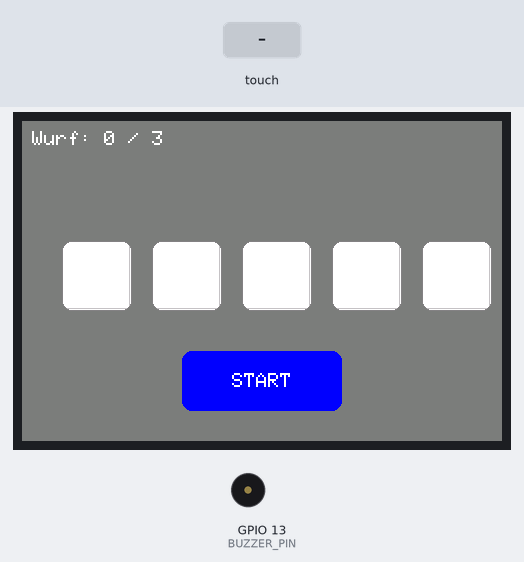
Recording of a sketch running on a simulated ESP32. Shown: 480×320 colour display, buzzer (waves = sounding). The inputs (shaded band) are chosen by the test bench. Random numbers use the default seed unless the sketch sets one.

Above: at 1.7 s.
1.8 s: screen touched at 38 % across, 90 % down
At 4.1 s:
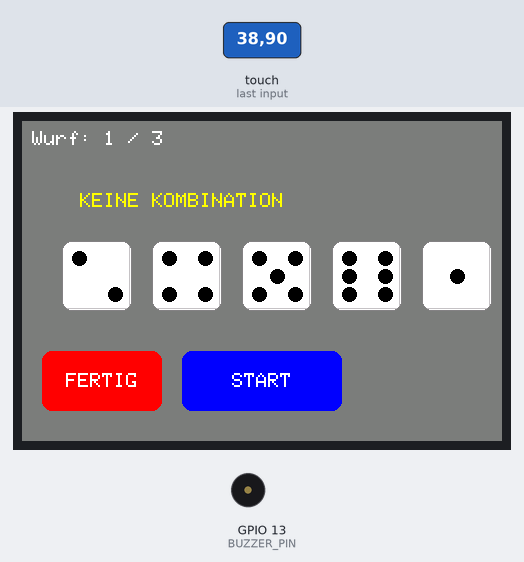
4.6 s: screen touched at 13 % across, 50 % down
At 5.4 s:
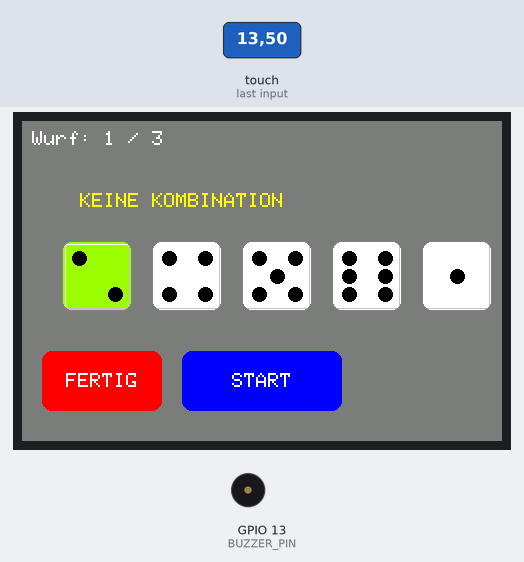
6.1 s: screen touched at 62 % across, 90 % down
At 8.3 s:
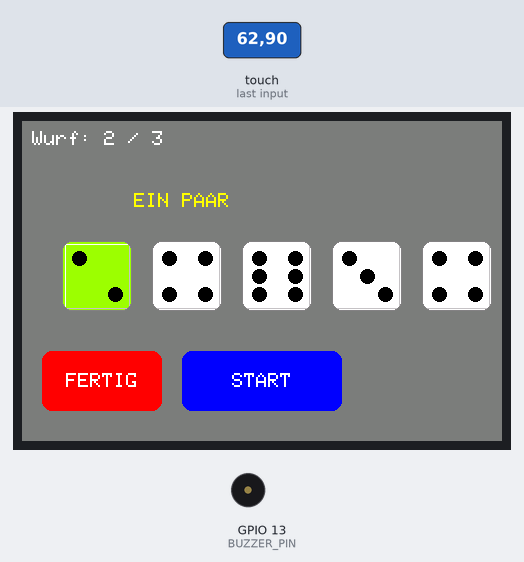
8.9 s: screen touched at 13 % across, 90 % down
At 10.3 s:
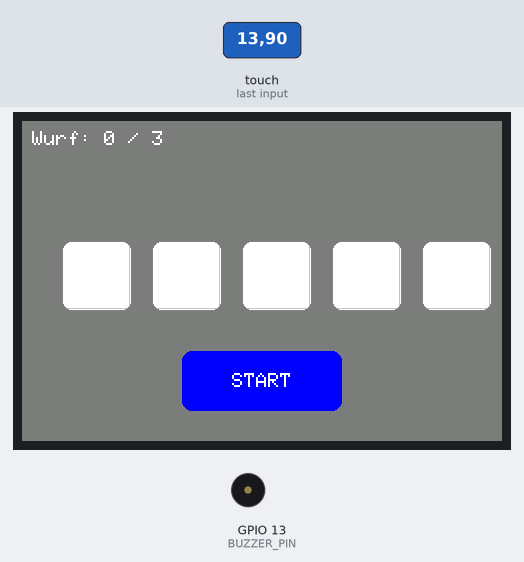
11.0 s: screen touched at 38 % across, 90 % down
At 13.1 s:
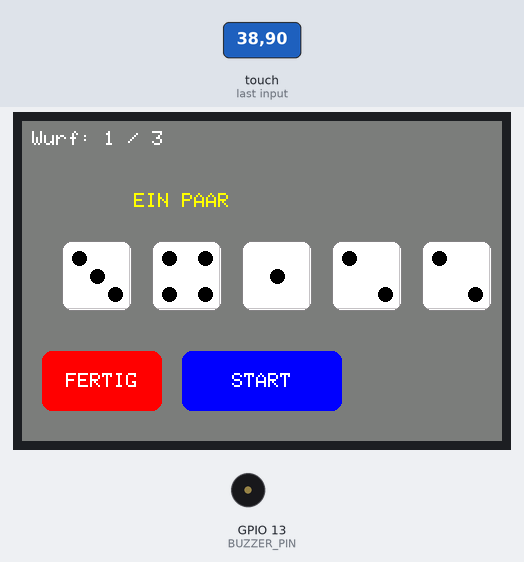
13.8 s: screen touched at 62 % across, 90 % down
At 15.5 s:
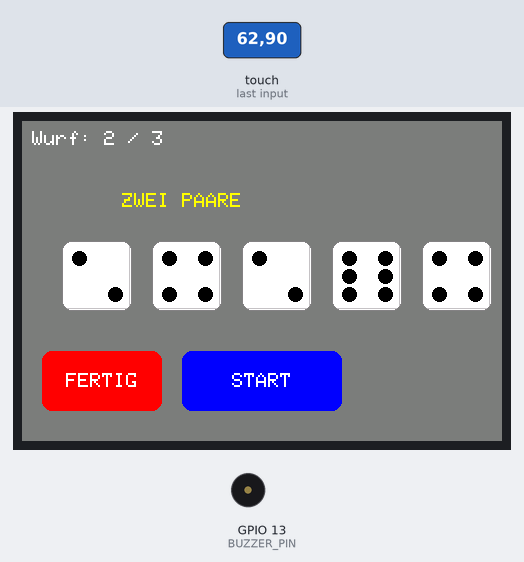
Timing chart, 0 to 17.0 s (numbered marks = the images above; inputs shaded):
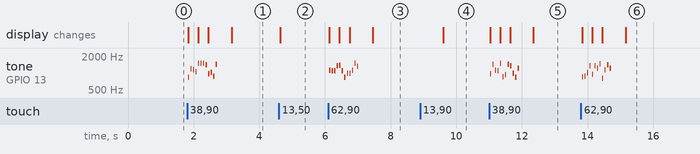

The sketch:

ESP32-Kniffel.ino
```cpp
/*   Kniffel V 3.0

user_setup:
#define ILI9488_DRIVER

#define TFT_WIDTH  480
#define TFT_HEIGHT 320

#define TFT_MISO 19
#define TFT_MOSI 23
#define TFT_SCLK 18
#define TFT_CS   15
#define TFT_DC   2
#define TFT_RST  4

#define TOUCH_CS 21

#define SPI_FREQUENCY       40000000
#define SPI_TOUCH_FREQUENCY 2500000

#define LOAD_GLCD
#define LOAD_FONT2
#define LOAD_FONT4
#define LOAD_FONT6
#define LOAD_FONT7
#define LOAD_FONT8
#define LOAD_GFXFF
#define SMOOTH_FONT

!!! Wichtig :  Espressif esp32 lib 2.10.14 !!!

*/
#include <TFT_eSPI.h>
#include <SPI.h>

// Touch-Kalibrierung
uint16_t calData[5] = { 375, 3394, 487, 3192, 1 };

// Spielvariablen
#define NUM_DICE 5
int dice[NUM_DICE];
bool keep[NUM_DICE];
int rollCount = 0;

// Würfel 3D Farben
#define DICE_LIGHT  0xFFFF   // weiß
#define DICE_DARK   0xC618   // dunkelgrau
#define DICE_EDGE   0x8410   // mittelgrau

// TFT & Touch
TFT_eSPI tft = TFT_eSPI();

// Würfel Position
int diceX[5] = {40, 130, 220, 310, 400};
int diceY = 120;
#define DICE_SIZE 70

// Buttons
#define BTN_X 160
#define BTN_Y 230
#define BTN_W 160
#define BTN_H 60

#define EXIT_X 20
#define EXIT_Y 230
#define EXIT_W 120
#define EXIT_H 60

// Buzzer
#define BUZZER_PIN 13
#define BUZZER_CHANNEL 0
#define BUZZER_RES 8

// Textzeile für Ergebnis
#define RESULT_Y 80

// --- Funktionen --- //

// Würfel 3D zeichnen
void drawDice3D(int x, int y, int size, uint16_t bodyColor) {
  tft.fillRoundRect(x, y, size, size, 10, bodyColor);
  tft.drawFastHLine(x + 4, y + 3, size - 8, DICE_LIGHT);
  tft.drawFastVLine(x + 3, y + 4, size - 8, DICE_LIGHT);
  tft.drawFastHLine(x + 4, y + size - 3, size - 8, DICE_DARK);
  tft.drawFastVLine(x + size - 3, y + 4, size - 8, DICE_DARK);
  tft.drawRoundRect(x, y, size, size, 10, DICE_EDGE);
}

// Würfelaugen zeichnen
void drawPips(int x, int y, int size, int value) {
  int r = size / 10;
  int o = size / 4;
  int c = size / 2;

  auto pip = [&](int px, int py) {
    tft.fillCircle(x + px, y + py, r, TFT_BLACK);
  };

  switch (value) {
    case 1: pip(c, c); break;
    case 2: pip(o, o); pip(size - o, size - o); break;
    case 3: pip(o, o); pip(c, c); pip(size - o, size - o); break;
    case 4: pip(o, o); pip(size - o, o); pip(o, size - o); pip(size - o, size - o); break;
    case 5: pip(o, o); pip(size - o, o); pip(c, c); pip(o, size - o); pip(size - o, size - o); break;
    case 6: pip(o, o); pip(o, c); pip(o, size - o); pip(size - o, o); pip(size - o, c); pip(size - o, size - o); break;
  }
}

// Alle Würfel zeichnen
void drawDice() {
  for (int i = 0; i < NUM_DICE; i++) {
    uint16_t bodyColor = keep[i] ? 0x9FE0 : TFT_WHITE;
    drawDice3D(diceX[i], diceY, DICE_SIZE, bodyColor);
    if (dice[i] > 0) drawPips(diceX[i], diceY, DICE_SIZE, dice[i]);
  }
}

// Würfelanimation mit Sound
void animateRoll() {
  const int frames = 12;
  const int delayMs = 35;

  for (int f = 0; f < frames; f++) {
    for (int i = 0; i < NUM_DICE; i++) if (!keep[i]) dice[i] = random(1,7);
    drawDice();

    // Würfelklackern
    int freq = random(800, 1500);
    ledcWriteTone(BUZZER_CHANNEL, freq);
    delay(delayMs);
    ledcWriteTone(BUZZER_CHANNEL, 0);
    delay(10);
  }
  ledcWriteTone(BUZZER_CHANNEL, 0);
}

// Würfeln
void rollDice() {
  animateRoll();
  for (int i = 0; i < NUM_DICE; i++) if (!keep[i]) dice[i] = random(1,7);
  rollCount++;
  redraw();
}

// Buttons zeichnen
void drawButton() {
  tft.fillRoundRect(BTN_X, BTN_Y, BTN_W, BTN_H, 10, TFT_BLUE);
  tft.setTextColor(TFT_WHITE, TFT_BLUE);
  tft.setTextDatum(MC_DATUM);
  tft.setTextSize(2);
  tft.drawString(rollCount<3?"START":"RESET", BTN_X + BTN_W/2, BTN_Y + BTN_H/2);
}

void drawExitButton() {
  if (rollCount==0 || rollCount>=3) return;
  tft.fillRoundRect(EXIT_X, EXIT_Y, EXIT_W, EXIT_H, 10, TFT_RED);
  tft.setTextColor(TFT_WHITE, TFT_RED);
  tft.setTextDatum(MC_DATUM);
  tft.setTextSize(2);
  tft.drawString("FERTIG", EXIT_X + EXIT_W/2, EXIT_Y + EXIT_H/2);
}

void drawResultText() {
  if (rollCount == 0) return;

  tft.setTextDatum(MC_DATUM);
  tft.setTextSize(2);
  tft.setTextColor(TFT_YELLOW, TFT_DARKGREY);

  String result = evaluateDice();
  tft.drawString(result, TFT_WIDTH / 2, RESULT_Y);
}


// Touch auswerten
void handleTouch(uint16_t x, uint16_t y) {
  for (int i=0;i<NUM_DICE;i++) {
    if (x>diceX[i] && x<diceX[i]+DICE_SIZE && y>diceY && y<diceY+DICE_SIZE && rollCount>0) {
      keep[i]=!keep[i]; drawDice(); return;
    }
  }

  if (x>BTN_X && x<BTN_X+BTN_W && y>BTN_Y && y<BTN_Y+BTN_H) {
    if (rollCount<3) rollDice(); else resetGame();
    redraw();
  }

  if (rollCount>0 && rollCount<3 && x>EXIT_X && x<EXIT_X+EXIT_W && y>EXIT_Y && y<EXIT_Y+EXIT_H) {
    delay(500);
    resetGame();
    redraw();
    return;
  }
}

String evaluateDice() {
  bool present[7] = {false}; // 1..6
  int count[7] = {0};

  for (int i = 0; i < NUM_DICE; i++) {
    present[dice[i]] = true;
    count[dice[i]]++;
  }

  // Pasch-Erkennung
  bool three=false, four=false, five=false;
  int pairs=0;

  for (int i=1;i<=6;i++) {
    if (count[i]==5) five=true;
    if (count[i]==4) four=true;
    if (count[i]==3) three=true;
    if (count[i]==2) pairs++;
  }

  // 🔴 Kniffel
  if (five) return "KNIFFEL!";

  // 🟢 Kleine Straße: 1-2-3-4-5
  if (present[1] && present[2] && present[3] &&
      present[4] && present[5])
    return "KLEINE STRASSE";

  // 🔵 Große Straße: 2-3-4-5-6
  if (present[2] && present[3] && present[4] &&
      present[5] && present[6])
    return "GROSSE STRASSE";

  // 🟡 Full House
  if (three && pairs==1) return "FULL HOUSE";

  if (four) return "VIER GLEICHE";
  if (three) return "DREI GLEICHE";
  if (pairs==2) return "ZWEI PAARE";
  if (pairs==1) return "EIN PAAR";

  return "KEINE KOMBINATION";
}


// Reset Spiel
void resetGame() {
  rollCount=0;
  for (int i=0;i<NUM_DICE;i++){ keep[i]=false; dice[i]=0; }
}

// Bildschirm neu zeichnen
void redraw() {
  tft.fillScreen(TFT_DARKGREY);

  tft.setTextColor(TFT_WHITE, TFT_DARKGREY);
  tft.setTextSize(2);
  tft.setCursor(10,10);
  tft.printf("Wurf: %d / 3", rollCount);

  drawResultText();
  drawDice();
  drawButton();
  drawExitButton();
}

// --- Setup & Loop --- //
void setup() {
  randomSeed(esp_random());
  tft.init();
  tft.setRotation(3);
  tft.setTouch(calData);
  tft.fillScreen(TFT_DARKGREY);

  // Buzzer konfigurieren
  ledcSetup(BUZZER_CHANNEL, 1000, BUZZER_RES);
  ledcAttachPin(BUZZER_PIN, BUZZER_CHANNEL);

  resetGame();
  redraw();
}

void loop() {
  uint16_t x, y;
  if (tft.getTouch(&x,&y)) {
    handleTouch(x,y);
    delay(200);
  }
}
```

Measured:
- after the input at 1.8 s, tone on GPIO 13 (BUZZER_PIN): plays 844 Hz for 0.04 s, 1192 Hz for 0.04 s, 1140 Hz for 0.04 s, 1060 Hz for 0.04 s, 1497 Hz for 0.04 s, 1479 Hz for 0.04 s … (12 notes in this stretch), starting at once; the display: first changes at once (image 1 shows a later state)
- after the input at 4.6 s, the display: changes at once (image 2)
- after the input at 6.1 s, tone on GPIO 13 (BUZZER_PIN): plays 1129 Hz for 0.04 s, 1104 Hz for 0.04 s, 1105 Hz for 0.04 s, 1337 Hz for 0.04 s, 1371 Hz for 0.04 s, 1097 Hz for 0.04 s … (12 notes in this stretch), starting at once; the display: first changes at once (image 3 shows a later state)
- after the input at 8.9 s, the display: changes after 0.70 s (image 4)
- after the input at 11.0 s, tone on GPIO 13 (BUZZER_PIN): plays 979 Hz for 0.04 s, 1419 Hz for 0.04 s, 1126 Hz for 0.04 s, 1094 Hz for 0.04 s, 1494 Hz for 0.04 s, 859 Hz for 0.04 s … (12 notes in this stretch), starting at once; the display: first changes at once (image 5 shows a later state)
- after the input at 13.8 s, tone on GPIO 13 (BUZZER_PIN): plays 867 Hz for 0.04 s, 872 Hz for 0.04 s, 1007 Hz for 0.04 s, 1355 Hz for 0.04 s, 949 Hz for 0.04 s, 1351 Hz for 0.04 s … (12 notes in this stretch), starting at once; the display: first changes at once (image 6 shows a later state)
